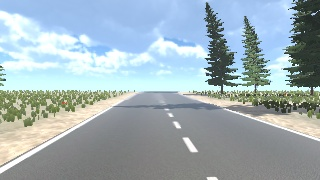
#> input picture Images/frame_20260212_200107_097.jpg, 320 x 180 px; its folder holds only this picture in this run
$ python lane_detection.py
#> lines starting #> are read from the running program, lines starting #| are printed output that depends on the picture; after the words box and inside, x2 and y2 are one past the last pixel; in counts of white or black regions, pixels touching at a corner belong together
import cv2
import numpy as np
import os
from glob import glob

# Bright (white) detection threshold in HLS
LIGHTNESS_MIN = 180

# Edge detection thresholds
EDGE_LOW  = 50
EDGE_HIGH = 150

# Region of interest (trapezoid proportions)
ROI_HEIGHT_RATIO = 0.50
ROI_LEFT_TOP     = 0.35
ROI_RIGHT_TOP    = 0.60
ROI_LEFT_BOTTOM  = 0.15
ROI_RIGHT_BOTTOM = 1

# Hough transform settings
HOUGH_PARAMS = {
    "rho": 1,
    "theta": np.pi / 180,
    "threshold": 15,
    "min_len": 20,
    "max_gap": 30
}

# Slope constraints
LEFT_RANGE  = (-1.5, -0.35)
RIGHT_RANGE = (0.20, 0.80)
DASH_MIN    = 1.0
DASH_REGION = 0.60

# Drawing styles
LINE_COLOR  = (128, 0, 128)
LINE_WIDTH  = 3
DOT_COLOR   = (255, 192, 203)
DOT_SIZE    = 8


def extract_white_regions(image):
    """Create mask of bright pixels based on HLS lightness channel."""
    hls_img = cv2.cvtColor(image, cv2.COLOR_BGR2HLS)
    light_channel = hls_img[:, :, 1]
    return cv2.inRange(light_channel, LIGHTNESS_MIN, 255)


def apply_roi_mask(edge_img):
    """Keep only trapezoidal region corresponding to road area."""
    height, width = edge_img.shape[:2]

    polygon = np.array([[
        (int(ROI_LEFT_BOTTOM * width), height),
        (int(ROI_LEFT_TOP * width), int(ROI_HEIGHT_RATIO * height)),
        (int(ROI_RIGHT_TOP * width), int(ROI_HEIGHT_RATIO * height)),
        (int(ROI_RIGHT_BOTTOM * width), height)
    ]], dtype=np.int32)

    mask = np.zeros_like(edge_img)
    cv2.fillPoly(mask, polygon, 255)
    return cv2.bitwise_and(edge_img, mask)


def split_line_groups(hough_lines, width):
    """
    Separate detected line segments into left and right lane candidates.
    Falls back to dashed center lines if left edge is missing.
    """
    left_candidates = []
    right_candidates = []
    dashed_candidates = []

    if hough_lines is None:
        return left_candidates, right_candidates

    midpoint = width / 2

    for line in hough_lines:
        x1, y1, x2, y2 = line[0]

        if x1 == x2:
            continue

        slope = (y2 - y1) / (x2 - x1)
        center_x = (x1 + x2) / 2

        if abs(slope) < 0.15:
            continue

        if LEFT_RANGE[0] <= slope <= LEFT_RANGE[1] and center_x < midpoint:
            left_candidates.append([x1, y1, x2, y2])

        elif RIGHT_RANGE[0] <= slope <= RIGHT_RANGE[1] and center_x >= midpoint:
            right_candidates.append([x1, y1, x2, y2])

        elif slope >= DASH_MIN and center_x <= DASH_REGION * width:
            dashed_candidates.append([x1, y1, x2, y2])

    # fallback logic
    if not left_candidates:
        left_candidates = dashed_candidates

    return left_candidates, right_candidates


def approximate_lane_line(segments, y_bottom, y_top):
    """Fit a single line from multiple segments."""
    if not segments:
        return None

    points = np.array(segments).reshape(-1, 2)
    x_vals = points[:, 0].astype(float)
    y_vals = points[:, 1].astype(float)

    coeff = np.polyfit(y_vals, x_vals, 1)
    poly  = np.poly1d(coeff)

    return (
        int(poly(y_bottom)), int(y_bottom),
        int(poly(y_top)),    int(y_top)
    )


def process_single_image(path, save_dir):
    image = cv2.imread(path)

    if image is None:
        print(f"[WARN] Cannot load {path}")
        return

    h, w = image.shape[:2]
    top_y = int(ROI_HEIGHT_RATIO * h)
    bottom_y = h - 1

    # Step 1: isolate white
    mask = extract_white_regions(image)

    # Step 2: detect edges
    edges = cv2.Canny(mask, EDGE_LOW, EDGE_HIGH)

    # Step 3: apply ROI
    roi_edges = apply_roi_mask(edges)

    # Step 4: detect line segments
    lines = cv2.HoughLinesP(
        roi_edges,
        HOUGH_PARAMS["rho"],
        HOUGH_PARAMS["theta"],
        HOUGH_PARAMS["threshold"],
        minLineLength=HOUGH_PARAMS["min_len"],
        maxLineGap=HOUGH_PARAMS["max_gap"]
    )

    # Step 5: group + fit lines
    left_group, right_group = split_line_groups(lines, w)
    left_lane  = approximate_lane_line(left_group, bottom_y, top_y)
    right_lane = approximate_lane_line(right_group, bottom_y, top_y)

    # Step 6: draw results
    output = image.copy()

    if left_lane:
        cv2.line(output, left_lane[:2], left_lane[2:], LINE_COLOR, LINE_WIDTH)

    if right_lane:
        cv2.line(output, right_lane[:2], right_lane[2:], LINE_COLOR, LINE_WIDTH)

    # Step 7: draw center markers
    if left_lane and right_lane:
        bottom_center = (
            (left_lane[0] + right_lane[0]) // 2,
            bottom_y
        )
        top_center = (
            (left_lane[2] + right_lane[2]) // 2,
            top_y
        )

        cv2.circle(output, bottom_center, DOT_SIZE, DOT_COLOR, -1)
        cv2.circle(output, top_center, DOT_SIZE, DOT_COLOR, -1)

    # Step 8: save output
    filename = os.path.basename(path)
    output_path = os.path.join(save_dir, filename)
    cv2.imwrite(output_path, output)

    detected = []
    if left_lane: detected.append("left")
    if right_lane: detected.append("right")

    label = ", ".join(detected) if detected else "no lanes"
    print(f"{filename} -> ({label})")


def run_pipeline():
    base_dir   = os.path.dirname(os.path.abspath(__file__))
    input_dir  = os.path.join(base_dir, "Images")
    output_dir = os.path.join(base_dir, "Output")

    os.makedirs(output_dir, exist_ok=True)

    files = sorted(glob(os.path.join(input_dir, "*.jpg")))

    if not files:
        print("No input images found.")
        return

    print(f"Processing {len(files)} images...\n")

    for img_path in files:
        process_single_image(img_path, output_dir)
#> in process_single_image, image is the input picture: shape (180, 320, 3); mean B, G, R 182, 175.4, 159
#> in extract_white_regions, `hls_img = cv2.cvtColor(image, cv2.COLOR_BGR2HLS)`: hls_img: shape (180, 320, 3); mean of channels 0, 1, 2 79.9, 171.6, 111.1
#> in extract_white_regions, `light_channel = hls_img[:, :, 1]`:
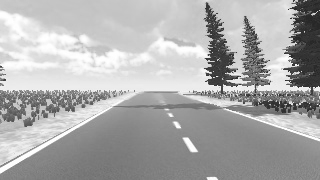
#> light_channel: shape (180, 320); min 36, max 255, mean 171.6
#> in extract_white_regions, `return cv2.inRange(light_channel, LIGHTNESS_MIN, 255)`:
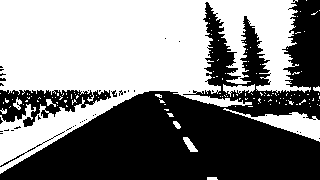
#> returned value: shape (180, 320); 51.6% white; 42 black regions (38 under 20 px), largest, box (x1, y1, x2, y2) and area: (0, 0, 320, 180) 25713, (0, 90, 111, 127) 1914, (0, 131, 65, 167) 87, (111, 90, 117, 97) 22
#> in process_single_image, `edges = cv2.Canny(mask, EDGE_LOW, EDGE_HIGH)`:
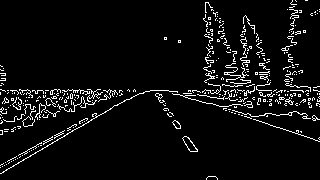
#> edges: shape (180, 320); 5.7% white in thin lines or dots
#> in apply_roi_mask, `cv2.fillPoly(mask, polygon, 255)`:
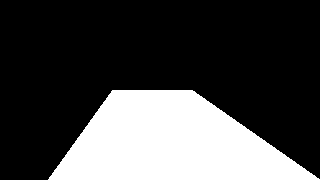
#> mask: shape (180, 320); 27.6% white; 1 white region, box (x1, y1, x2, y2) and area: (48, 90, 320, 180) 15904
#> in apply_roi_mask, `return cv2.bitwise_and(edge_img, mask)`:
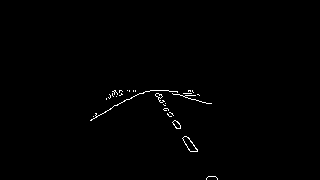
#> returned value: shape (180, 320); 0.62% white in thin lines or dots, all inside (x1, y1, x2, y2) = (90, 90, 218, 180)
#> in process_single_image, `lines = cv2.HoughLinesP( roi_edges, HOUGH_PARAMS["rho"], HOUGH_PARAMS[..`: lines = [[163, 90, 208, 103], [152, 90, 197, 150], [93, 116, 140, 93], [153, 90, 206, 179], [110, 95, 192, 90], [155, 90, 197, 149], [90, 120, 132, 97], [159, 94, 199, 95], [114, 90, 177, 92], [156, 90, 198, 94], [158, 97, 194, 145]]
#> the loop in split_line_groups, `for line in hough_lines:` made 11 passes
#> (x1, y1, x2, y2, slope, center_x) on passes 1 to 11: (163, 90, 208, 103, 0.289, 185.5), (152, 90, 197, 150, 1.33, 174.5), (93, 116, 140, 93, -0.489, 116.5), (153, 90, 206, 179, 1.68, 179.5), (110, 95, 192, 90, -0.061, 151), (155, 90, 197, 149, 1.4, 176), (90, 120, 132, 97, -0.548, 111), (159, 94, 199, 95, 0.025, 179), (114, 90, 177, 92, 0.0317, 145.5), (156, 90, 198, 94, 0.0952, 177), (158, 97, 194, 145, 1.33, 176)
#> after the loop in split_line_groups, `for line in hough_lines:`: dashed_candidates = [[152, 90, 197, 150], [153, 90, 206, 179], [155, 90, 197, 149], [158, 97, 194, 145]]; left_candidates = [[93, 116, 140, 93], [90, 120, 132, 97]]; right_candidates = [[163, 90, 208, 103]]
#> in process_single_image, `left_group, right_group = split_line_groups(lines, w)`: left_group = [[93, 116, 140, 93], [90, 120, 132, 97]]; right_group = [[163, 90, 208, 103]]
#> in approximate_lane_line, `points = np.array(segments).reshape(-1, 2)`: points = [[93, 116], [140, 93], [90, 120], [132, 97]]
#> in approximate_lane_line, `x_vals = points[:, 0].astype(float)`: x_vals = [93, 140, 90, 132]
#> in approximate_lane_line, `y_vals = points[:, 1].astype(float)`: y_vals = [116, 93, 120, 97]
#> in approximate_lane_line, `coeff = np.polyfit(y_vals, x_vals, 1)`: coeff = [-1.92, 318.1]
#> in process_single_image, `left_lane  = approximate_lane_line(left_group, bottom_y, top_y)`: left_lane = (-25, 179, 145, 90)
#> in process_single_image, `right_lane = approximate_lane_line(right_group, bottom_y, top_y)`: right_lane = (471, 179, 162, 90)
#> in process_single_image, `cv2.line(output, right_lane[:2], right_lane[2:], LINE_COLOR, LINE_WIDTH)`:
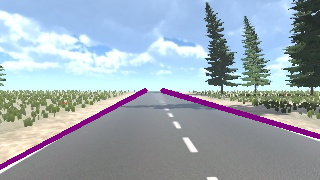
#> output: shape (180, 320, 3); mean B, G, R 179.9, 169.4, 156.8
#> in process_single_image, `bottom_center = ( (left_lane[0] + right_lane[0]) // 2, bottom_y )`: bottom_center = (223, 179)
#> in process_single_image, `top_center = ( (left_lane[2] + right_lane[2]) // 2, top_y )`: top_center = (153, 90)
#> in process_single_image, `cv2.circle(output, top_center, DOT_SIZE, DOT_COLOR, -1)`:
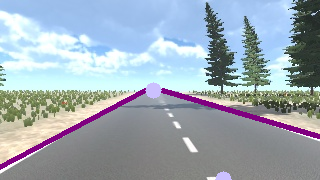
#> output: shape (180, 320, 3); mean B, G, R 180.2, 169.5, 157

    print(f"\nFinished. Results saved in: {output_dir}")


if __name__ == "__main__":
    run_pipeline()
